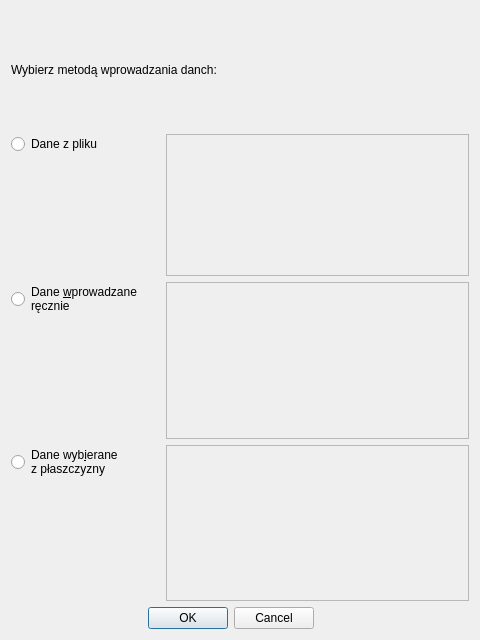
<?xml version="1.0" encoding="UTF-8"?>
<ui version="4.0">
 <class>Dialog</class>
 <widget class="QDialog" name="Dialog">
  <property name="geometry">
   <rect>
    <x>0</x>
    <y>0</y>
    <width>480</width>
    <height>640</height>
   </rect>
  </property>
  <property name="windowTitle">
   <string>Dialog</string>
  </property>
  <property name="windowIcon">
   <iconset resource="ikony.qrc">
    <normaloff>:/new/prefix1/cnbop.ico</normaloff>:/new/prefix1/cnbop.ico</iconset>
  </property>
  <layout class="QGridLayout" name="gridLayout">
   <item row="5" column="0">
    <widget class="QRadioButton" name="rbhalfmanual">
     <property name="text">
      <string>Dane wyb&amp;ierane 
z płaszczyzny</string>
     </property>
    </widget>
   </item>
   <item row="7" column="0" colspan="2">
    <widget class="QDialogButtonBox" name="buttonBox">
     <property name="orientation">
      <enum>Qt::Horizontal</enum>
     </property>
     <property name="standardButtons">
      <set>QDialogButtonBox::Cancel|QDialogButtonBox::Ok</set>
     </property>
    </widget>
   </item>
   <item row="1" column="1" rowspan="2" colspan="2">
    <widget class="QFrame" name="frChooseFile">
     <property name="frameShape">
      <enum>QFrame::StyledPanel</enum>
     </property>
     <property name="frameShadow">
      <enum>QFrame::Raised</enum>
     </property>
    </widget>
   </item>
   <item row="0" column="0" colspan="2">
    <widget class="QLabel" name="label">
     <property name="text">
      <string>Wybierz metodą wprowadzania danch:</string>
     </property>
    </widget>
   </item>
   <item row="1" column="0">
    <widget class="QRadioButton" name="rbfile">
     <property name="text">
      <string>Dane z pliku</string>
     </property>
    </widget>
   </item>
   <item row="3" column="0">
    <widget class="QRadioButton" name="rbmanual">
     <property name="text">
      <string>Dane &amp;wprowadzane
ręcznie</string>
     </property>
    </widget>
   </item>
   <item row="3" column="1" rowspan="2" colspan="2">
    <widget class="QFrame" name="frHalfManual">
     <property name="frameShape">
      <enum>QFrame::StyledPanel</enum>
     </property>
     <property name="frameShadow">
      <enum>QFrame::Raised</enum>
     </property>
    </widget>
   </item>
   <item row="5" column="1" rowspan="2" colspan="2">
    <widget class="QFrame" name="frManual">
     <property name="frameShape">
      <enum>QFrame::StyledPanel</enum>
     </property>
     <property name="frameShadow">
      <enum>QFrame::Raised</enum>
     </property>
    </widget>
   </item>
  </layout>
 </widget>
 <resources>
  <include location="ikony.qrc"/>
 </resources>
 <connections>
  <connection>
   <sender>buttonBox</sender>
   <signal>accepted()</signal>
   <receiver>Dialog</receiver>
   <slot>accept()</slot>
   <hints>
    <hint type="sourcelabel">
     <x>248</x>
     <y>254</y>
    </hint>
    <hint type="destinationlabel">
     <x>157</x>
     <y>274</y>
    </hint>
   </hints>
  </connection>
  <connection>
   <sender>buttonBox</sender>
   <signal>rejected()</signal>
   <receiver>Dialog</receiver>
   <slot>reject()</slot>
   <hints>
    <hint type="sourcelabel">
     <x>316</x>
     <y>260</y>
    </hint>
    <hint type="destinationlabel">
     <x>286</x>
     <y>274</y>
    </hint>
   </hints>
  </connection>
 </connections>
</ui>
